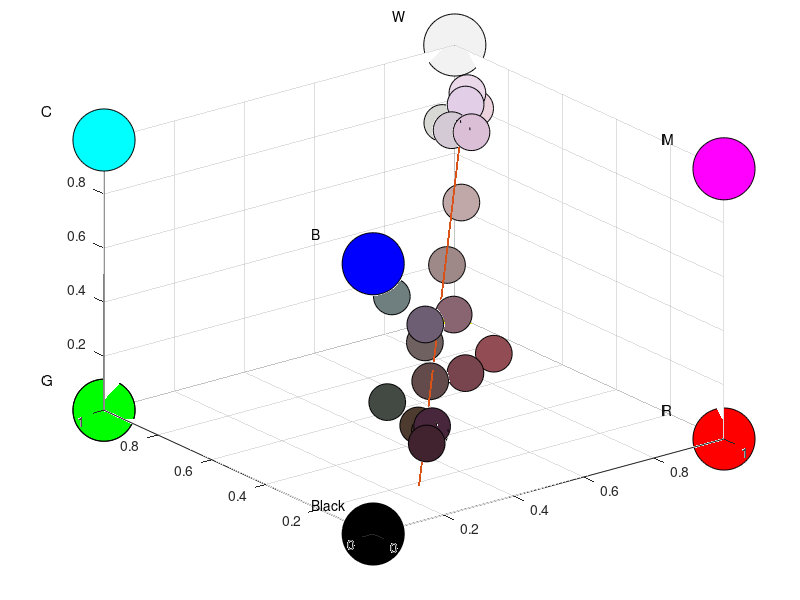

Here is the MATLAB script that generated this plot:

%% The plot

data = load('subspace_data.mat');
d = data.data;
m = mean(d);
dd= d;
% plot the points
% scrsz = get(groot,'ScreenSize');
% figure('Position',scrsz);
figure;
set(gca,'FontSize',90);
scatter3(1,1,1,2000,[0.95,0.95,0.95],'filled','MarkerEdgeColor','k');
hold on;
scatter3(0,0,0,2000,[0,0,0],'filled','MarkerEdgeColor','k');
scatter3(1,0,0,2000,[1,0,0],'filled','MarkerEdgeColor','k');
scatter3(0,1,0,2000,[0,1,0],'filled','MarkerEdgeColor','k');
scatter3(0,1,0,2000,[0,1,0],'filled','MarkerEdgeColor','k');
scatter3(0,1,1,2000,[0,1,1],'filled','MarkerEdgeColor','k');
scatter3(0,0,1,2000,[0,0,1],'filled','MarkerEdgeColor','k');
scatter3(1,0,1,2000,[1,0,1],'filled','MarkerEdgeColor','k');
scatter3(1,1,0,2000,[1,1,0],'filled','MarkerEdgeColor','k');
for i = 1:20
    scatter3(d(i,1),d(i,2),d(i,3),700,[d(i,1),d(i,2),d(i,3)],'filled','MarkerEdgeColor','k');
end    
% now plot the best fit line
t = linspace(-0.7,0.7,1000);
for k=1:20
    d(k,:) = d(k,:) - m;
end
[~,~,V] = svd(d);
for i =1:1000
    p(i,:) = m' + V(:,1).*t(i);
end   

scatter3(p(:,1),p(:,2),p(:,3),2,'filled');
text(-0.1,0.1,0.1,'Black');
text(-0.1+1,0.1+1,0.1+1,'W');
text(-0.1+1,0.1,0.1,'R');
text(-0.1,0.1+1,0.1,'G');
text(-0.1,0.1,0.1+1,'B');
text(-0.1+1,0.1+1,0.1,'Y');
text(-0.1+1,0.1,0.1+1,'M');
text(-0.1,0.1+1,0.1+1,'C');

